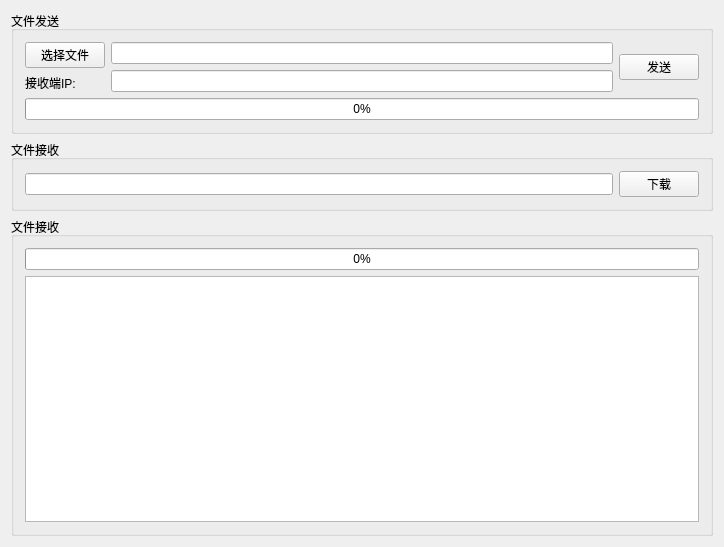
<?xml version="1.0" encoding="UTF-8"?>
<ui version="4.0">
 <class>FileServerClass</class>
 <widget class="QWidget" name="FileServerClass">
  <property name="geometry">
   <rect>
    <x>0</x>
    <y>0</y>
    <width>724</width>
    <height>547</height>
   </rect>
  </property>
  <property name="windowTitle">
   <string>FileServer</string>
  </property>
  <layout class="QGridLayout" name="gridLayout">
   <item row="0" column="0">
    <widget class="QGroupBox" name="groupBox">
     <property name="title">
      <string>文件发送</string>
     </property>
     <layout class="QGridLayout" name="gridLayout_2">
      <item row="0" column="2">
       <widget class="QPushButton" name="pushButton_send_">
        <property name="text">
         <string>发送</string>
        </property>
       </widget>
      </item>
      <item row="0" column="1">
       <layout class="QVBoxLayout" name="verticalLayout_2">
        <item>
         <widget class="QLineEdit" name="lineEdit_url_"/>
        </item>
        <item>
         <widget class="QLineEdit" name="lineEdit_ip_"/>
        </item>
       </layout>
      </item>
      <item row="0" column="0">
       <layout class="QVBoxLayout" name="verticalLayout">
        <item>
         <widget class="QPushButton" name="pushButton_selectFile_">
          <property name="text">
           <string>选择文件</string>
          </property>
         </widget>
        </item>
        <item>
         <widget class="QLabel" name="label">
          <property name="text">
           <string>接收端IP:</string>
          </property>
         </widget>
        </item>
       </layout>
      </item>
      <item row="1" column="0" colspan="3">
       <widget class="QProgressBar" name="progressBar_upload_">
        <property name="value">
         <number>0</number>
        </property>
       </widget>
      </item>
     </layout>
    </widget>
   </item>
   <item row="2" column="0">
    <widget class="QGroupBox" name="groupBox_2">
     <property name="title">
      <string>文件接收</string>
     </property>
     <layout class="QGridLayout" name="gridLayout_3">
      <item row="1" column="0">
       <widget class="QTextEdit" name="textEdit_receivedFile_"/>
      </item>
      <item row="0" column="0">
       <widget class="QProgressBar" name="progressBar_received_">
        <property name="value">
         <number>0</number>
        </property>
       </widget>
      </item>
     </layout>
    </widget>
   </item>
   <item row="1" column="0">
    <widget class="QGroupBox" name="groupBox_3">
     <property name="title">
      <string>文件接收</string>
     </property>
     <layout class="QGridLayout" name="gridLayout_4">
      <item row="0" column="0">
       <widget class="QLineEdit" name="lineEdit_download_url_"/>
      </item>
      <item row="0" column="1">
       <widget class="QPushButton" name="pushButton_download_">
        <property name="text">
         <string>下载</string>
        </property>
       </widget>
      </item>
     </layout>
    </widget>
   </item>
  </layout>
 </widget>
 <layoutdefault spacing="6" margin="11"/>
 <resources>
  <include location="FileServer.qrc"/>
 </resources>
 <connections/>
</ui>
